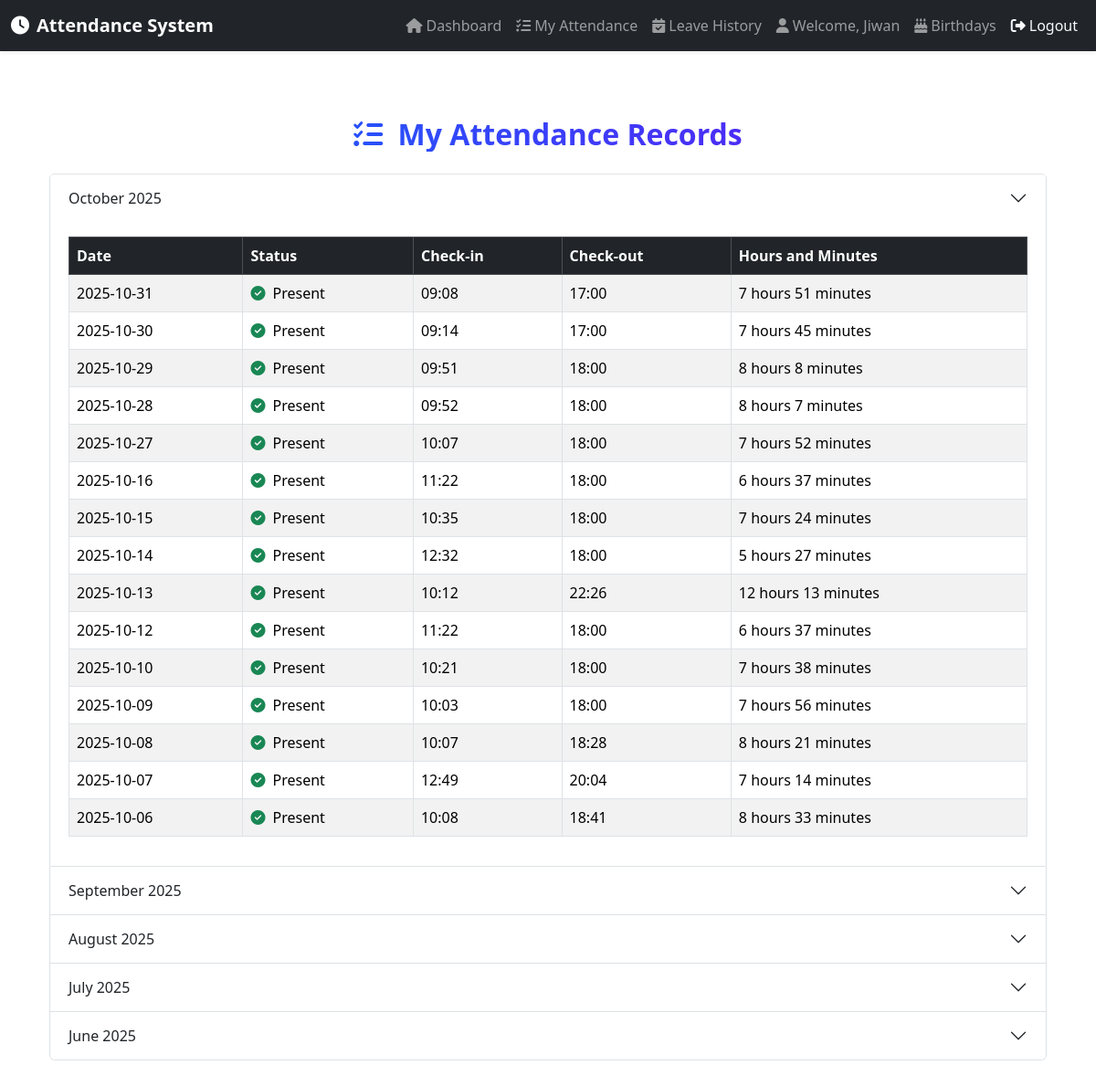
Screenshot of /employee-attendance/ (signed in) with the database file from the repository.
### attendance/models.py (models this page shows, shortened)
class Employee(models.Model):
    user = models.OneToOneField(User, on_delete=models.CASCADE)
    employee_id = models.CharField(max_length=10, unique=True)
    first_name = models.CharField(max_length=50)
    last_name = models.CharField(max_length=50)
    department = models.ForeignKey(Department, on_delete=models.SET_NULL, null=True)
    email = models.EmailField(unique=True)
    address = models.TextField(blank=True, null=True)
    position = models.CharField(max_length=100, blank=True, null=True)
    dob = models.DateField(blank=True, null=True)
    dob_nepali = models.CharField(max_length=10, blank=True, null=True)  # Format: YYYY/MM/DD in BS
    bank_account_number = models.CharField(max_length=50, blank=True, null=True)
    bank_name = models.CharField(max_length=100, blank=True, null=True)
    bank_account_holder_name = models.CharField(max_length=100, blank=True, null=True)
    photo = models.ImageField(upload_to='employee_photos/', blank=True, null=True)
    monthly_salary = models.DecimalField(
        max_digits=10, decimal_places=2, default=0.00,
        help_text="Monthly base salary in NPR")

class Attendance(models.Model):
    employee = models.ForeignKey('Employee', on_delete=models.CASCADE)
    check_in = models.DateTimeField(null=True, blank=True)
    check_out = models.DateTimeField(null=True, blank=True)
    hours_worked = models.FloatField(null=True, blank=True)
    date = models.DateField(default=timezone.now)
    comments = models.TextField(blank=True, null=True)
    todo_tasks = models.TextField(blank=True, null=True, help_text="Tasks to do for the day (check-in)")
    completed_tasks = models.TextField(blank=True, null=True, help_text="Tasks completed (check-out)")
    status = models.CharField(max_length=10, default='Present', choices=[
        ('Present', 'Present'),
        ('Absent', 'Absent')
    ])

### attendance/views.py (the view)
# urls.py: path('employee-attendance/', views.employee_attendance, name='employee_attendance'),
def employee_attendance(request):
    try:
        employee = request.user.employee
    except Employee.DoesNotExist:
        messages.error(request, "You are not registered as an employee.")
        return redirect('login')
    records = Attendance.objects.filter(employee=employee).order_by('-date')
    monthly_records = {}
    for record in records:
        year = record.date.year
        month = record.date.month
        month_key = (year, month)
        if month_key not in monthly_records:
            monthly_records[month_key] = {
                'year': year,
                'month': month,
                'month_name': calendar.month_name[month],
                'records': []
            }
        hours_worked = record.hours_worked or 0
        hours = int(hours_worked)
        minutes = int((hours_worked % 1) * 60)
        monthly_records[month_key]['records'].append({
            'date': record.date,
            'status': record.status,
            'check_in': record.check_in,
            'check_out': record.check_out,
            'hours': hours,
            'minutes': minutes
        })
    for month_key in monthly_records:
        records = monthly_records[month_key]['records']
        for i, record in enumerate(records):
            date = record['date']
            weekday = date.weekday()
            if weekday in [5, 6]:  # Saturday or Sunday
                friday_date = date - timedelta(days=1 if weekday == 5 else 2)
                monday_date = date + timedelta(days=2 if weekday == 5 else 1)
                friday_record = Attendance.objects.filter(employee=employee, date=friday_date).first()
                monday_record = Attendance.objects.filter(employee=employee, date=monday_date).first()
                friday_present = friday_record and friday_record.status == 'Present'
                monday_present = monday_record and monday_record.status == 'Present'
                if record['status'] != 'Present' and (friday_present or monday_present):
                    record['status'] = 'Present (Weekend Rule)'
                    record['hours'] = 8  # Assume 8 hours
                    record['minutes'] = 0
                elif record['status'] != 'Present' and not (friday_present or monday_present):
                    record['status'] = 'Absent (Weekend Rule)'
                    record['hours'] = 0
                    record['minutes'] = 0
    sorted_months = sorted(monthly_records.values(), key=lambda x: (x['year'], x['month']), reverse=True)
    return render(request, 'attendance/employee/employee_attendance.html', {
        'employee': employee,
        'monthly_records': sorted_months
    })

### attendance/templates/attendance/employee/employee_attendance.html
{% extends 'attendance/base.html' %}
{% load static %}
{% block content %}
<div class="container my-5">
    <h2 class="mb-4 fw-bold text-center" style="background: linear-gradient(90deg, #0d6efd, #6610f2); -webkit-background-clip: text; -webkit-text-fill-color: transparent;">
        <i class="fas fa-list-check me-2"></i> My Attendance Records
    </h2>
    <div class="accordion" id="attendanceAccordion">
        {% for month_data in monthly_records %}
            <div class="accordion-item">
                <h2 class="accordion-header" id="heading-{{ month_data.year }}-{{ month_data.month }}">
                    <button class="accordion-button {% if forloop.first %}collapsed{% else %}collapsed{% endif %}" type="button" data-bs-toggle="collapse" data-bs-target="#collapse-{{ month_data.year }}-{{ month_data.month }}" aria-expanded="{% if forloop.first %}true{% else %}false{% endif %}" aria-controls="collapse-{{ month_data.year }}-{{ month_data.month }}">
                        {{ month_data.month_name }} {{ month_data.year }}
                    </button>
                </h2>
                <div id="collapse-{{ month_data.year }}-{{ month_data.month }}" class="accordion-collapse collapse {% if forloop.first %}show{% endif %}" aria-labelledby="heading-{{ month_data.year }}-{{ month_data.month }}" data-bs-parent="#attendanceAccordion">
                    <div class="accordion-body">
                        <div class="table-responsive">
                            <table class="table table-striped table-bordered">
                                <thead class="table-dark">
                                    <tr>
                                        <th>Date</th>
                                        <th>Status</th>
                                        <th>Check-in</th>
                                        <th>Check-out</th>
                                        <th>Hours and Minutes</th>
                                    </tr>
                                </thead>
                                <tbody>
                                    {% for record in month_data.records %}
                                        <tr>
                                            <td>{{ record.date|date:"Y-m-d" }}</td>
                                            <td>
                                                {% if 'Present' in record.status %}
                                                    <i class="fas fa-check-circle text-success me-1"></i> {{ record.status }}
                                                {% elif 'Absent' in record.status %}
                                                    <i class="fas fa-times-circle text-danger me-1"></i> {{ record.status }}
                                                {% else %}
                                                    {{ record.status }}
                                                {% endif %}
                                            </td>
                                            <td>{{ record.check_in|time:"H:i"|default:"N/A" }}</td>
                                            <td>{{ record.check_out|time:"H:i"|default:"N/A" }}</td>
                                            <td>{{ record.hours }} hours {{ record.minutes }} minutes</td>
                                        </tr>
                                    {% endfor %}
                                </tbody>
                            </table>
                        </div>
                    </div>
                </div>
            </div>
        {% empty %}
            <div class="card shadow-lg border-0">
                <div class="card-body p-4 text-center">
                    No attendance records available.
                </div>
            </div>
        {% endfor %}
    </div>
</div>
{% endblock %}

### attendance/templates/attendance/base.html (shortened to what this page needs)
<!DOCTYPE html>
<html lang="en">
<head>
    {% load static %}
    <link href="https://cdn.jsdelivr.net/npm/bootstrap@5.3.2/dist/css/bootstrap.min.css" rel="stylesheet">
    <link rel="stylesheet" href="https://cdnjs.cloudflare.com/ajax/libs/font-awesome/6.4.0/css/all.min.css">
</head>
<body>
    <nav class="navbar navbar-expand-lg navbar-dark bg-dark shadow-sm">
        <div class="container-fluid">
            <a class="navbar-brand fw-bold" href="{% url 'dashboard' %}">
                <i class="fas fa-clock me-2"></i>Attendance System
            </a>
            <div class="collapse navbar-collapse" id="navbarNav">
                <ul class="navbar-nav ms-auto">
                    {% if user.is_authenticated %}
                        {% if not user.is_superuser %}
                        <li class="nav-item">
                            <a class="nav-link" href="{% url 'dashboard' %}">
                                <i class="fas fa-home me-1"></i>Dashboard
                            </a>
                        </li>
                        <li class="nav-item">
                            <a class="nav-link" href="{% url 'employee_attendance' %}">
                                <i class="fas fa-list-check me-1"></i>My Attendance
                            </a>
                        </li>
                        <li class="nav-item">
                            <a class="nav-link" href="{% url 'leave_history' %}">
                                <i class="fas fa-calendar-check me-1"></i>Leave History
                            </a>
                        </li>
                        <li class="nav-item">
                            <a class="nav-link" href="{% url 'employee_profile' %}">
                                <i class="fas fa-user me-1"></i>Welcome, {{ user.employee.first_name }}
                            </a>
                        </li>
                        {% endif %}
                        <li class="nav-item">
                            <a class="nav-link" href="{% url 'birthday_calendar' %}">
                                <i class="fas fa-birthday-cake me-1"></i>Birthdays
                            </a>
                        </li>
                        <li class="nav-item">
                            <form action="{% url 'logout' %}" method="post" class="d-inline">
                                <button type="submit" class="nav-link btn btn-link text-light">
                                    <i class="fas fa-sign-out-alt me-1"></i>Logout
                                </button>
                            </form>
                        </li>
                    {% else %}
                        <li class="nav-item">
                            <a class="nav-link" href="{% url 'login' %}">
                                <i class="fas fa-sign-in-alt me-1"></i>Login
                            </a>
                        </li>
                    {% endif %}
                </ul>
            </div>
        </div>
    </nav>
    <div class="container mt-4 mb-5">
        {% block content %}
        {% endblock %}
    </div>
</body>
</html>

### attendance/templates/attendance/base.html (style rules this page uses)
.navbar-brand, .nav-link { transition: color 0.3s ease; }
body { min-height: 100vh; display: flex; flex-direction: column; }
.container { flex: 1; }
.navbar { box-shadow: 0 2px 4px rgba(0,0,0,.1); }

### rows the page displays
Attendance: date "2025-10-31", status "Present", check_in "09:08", check_out "17:00"
Attendance: date "2025-10-30", status "Present", check_in "09:14", check_out "17:00"
Attendance: date "2025-10-29", status "Present", check_in "09:51", check_out "18:00"
Attendance: date "2025-10-28", status "Present", check_in "09:52", check_out "18:00"
Attendance: date "2025-10-27", status "Present", check_in "10:07", check_out "18:00"
Attendance: date "2025-10-16", status "Present", check_in "11:22", check_out "18:00"
Attendance: date "2025-10-15", status "Present", check_in "10:35", check_out "18:00"
Attendance: date "2025-10-14", status "Present", check_in "12:32", check_out "18:00"
Attendance: date "2025-10-13", status "Present", check_in "10:12", check_out "22:26"
Attendance: date "2025-10-12", status "Present", check_in "11:22", check_out "18:00"
Attendance: date "2025-10-10", status "Present", check_in "10:21", check_out "18:00"
Attendance: date "2025-10-09", status "Present", check_in "10:03", check_out "18:00"
Attendance: date "2025-10-08", status "Present", check_in "10:07", check_out "18:28"
Attendance: date "2025-10-07", status "Present", check_in "12:49", check_out "20:04"
Attendance: date "2025-10-06", status "Present", check_in "10:08", check_out "18:41"

### other values shown
{{ user.employee.first_name }} "Jiwan"
{{ month_data.month_name }} "October" "September" "August" "July" "June"
{{ month_data.year }} "2025" "2025" "2025" "2025" "2025"
{{ record.hours }} "7" "7" "8" "8" "7" "6" "7" "5" "12" "6" "7" "7" "8" "7" "8"
{{ record.minutes }} "51" "45" "8" "7" "52" "37" "24" "27" "13" "37" "38" "56" "21" "14" "33"
